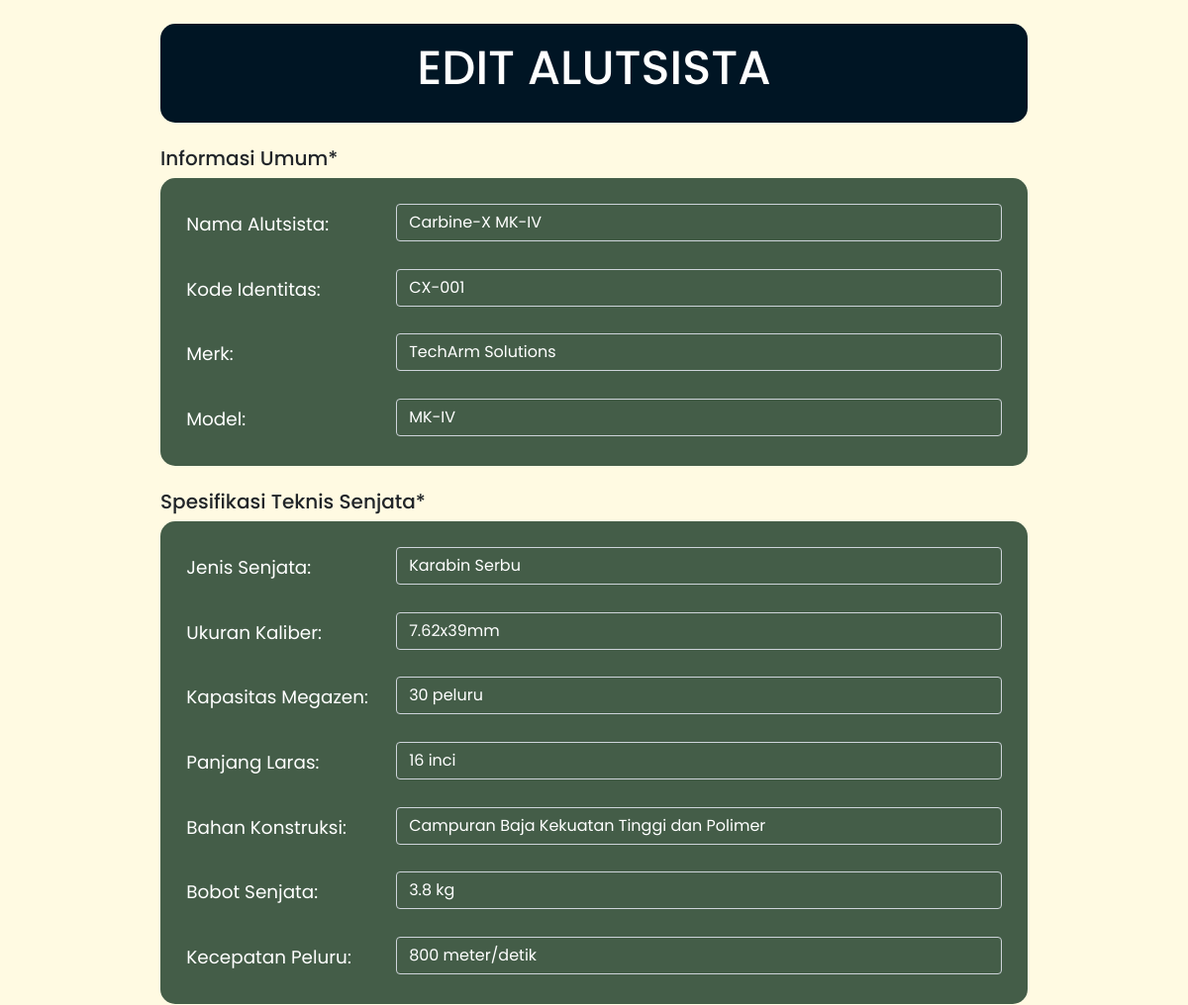
Page /edit/edit_senjata.php?kode=CX-001 (upper part) on the earlier database version.
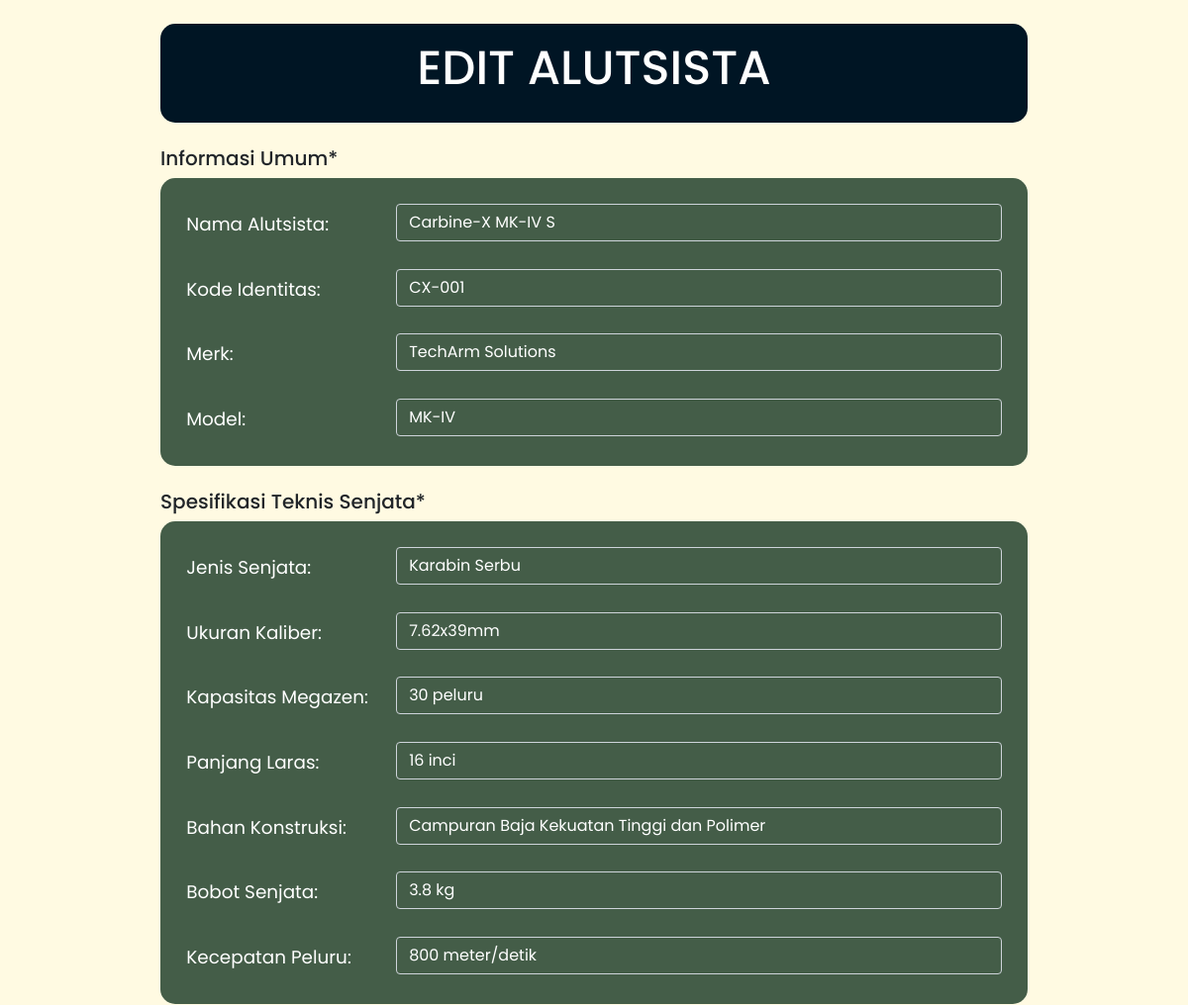
Same page on the later database version.
### tables this page shows
CREATE TABLE `tb_senjata` (
  `nama` varchar(255) NOT NULL,
  `kode` varchar(255) NOT NULL,
  `merk` varchar(255) NOT NULL,
  `model` varchar(255) NOT NULL,
  `jenis` varchar(255) NOT NULL,
  `kaliber` varchar(255) NOT NULL,
  `kapasitas` varchar(255) NOT NULL,
  `panjang` varchar(255) NOT NULL,
  `bahan` varchar(255) NOT NULL,
  `bobot` varchar(255) NOT NULL,
  `kecepatan` varchar(255) NOT NULL,
  `tanggal_pembelian` date NOT NULL,
  `lokasi` varchar(255) NOT NULL,
  `status` varchar(255) NOT NULL,
  `tanggal_perbaikan` date NOT NULL,
  `jenis_perbaikan` varchar(255) NOT NULL,
  `gambar` varchar(255) NOT NULL
);

### edit/edit_senjata.php (the view, shortened to what the changed rows need)
<?php
include("../php/config.php");
if (isset($_GET['kode'])) {
    $kode = $_GET['kode'];
    $qselect_senjata = "SELECT * FROM tb_senjata WHERE kode = ?";
    $stmt = $conn->prepare($qselect_senjata);
    $stmt->bind_param('s', $kode);
    $stmt->execute();
    $result = $stmt->get_result();
    if ($result->num_rows > 0) {
        $data_select_senjata = $result->fetch_assoc();
?>
<!DOCTYPE html>
<html lang="en">
<head>
    <link href="https://cdn.jsdelivr.net/npm/bootstrap@5.1.3/dist/css/bootstrap.min.css" rel="stylesheet"
>
    <link rel="stylesheet" href="https://cdnjs.cloudflare.com/ajax/libs/font-awesome/6.0.0-beta3/css/all.min.css"
>
</head>
<body >
    <div class="container  text-center mt-4 w-75">
        <div class="text-center rec; mt-4" style=" height: 6.25rem; flex-shrink: 0; border-radius: 15px; background: #001524; ">
            <h3 style="color: #ffffff; text-align: center; padding-top: 16px; font-size: 3rem; ">EDIT ALUTSISTA</h3>
        </div>
        <form action ="../update/update_senjata.php" method="POST" enctype="multipart/form-data" class="form-container">
            <div class="mt-4" style="text-align: left;">
                <h5>Informasi Umum*</h5>
                <div class="form mt-2 w-100" >
                    <div class="mb-4 row">
                        <label for="nama3" class="col-sm-3 col-form-label label-style">Nama Alutsista:</label>
                        <div class="col-sm-9">
                            <input type="nama" class="form-control input-style" id="nama3" name="nama" value="<?php echo $data_select_senjata['nama'] ?>">
                        </div>
                    </div>
                    <div class="mb-4 row">
                        <label for="kode3" class="col-sm-3 col-form-label label-style">Kode Identitas:</label>
                        <div class="col-sm-9">
                            <input type="kode" class="form-control input-style" id="kode3" name="kode" value="<?php echo $data_select_senjata['kode'] ?>">
                        </div>
                    </div>
                    <div class="mb-4 row">
                        <label for="merk3" class="col-sm-3 col-form-label label-style">Merk:</label>
                        <div class="col-sm-9">
                            <input type="merk" class="form-control input-style" id="merk3" name="merk" value="<?php echo $data_select_senjata['merk'] ?>">
                        </div>
                    </div>
                    <div class="row">
                        <label for="model3" class="col-sm-3 col-form-label label-style">Model:</label>
                        <div class="col-sm-9">
                            <input type="model" class="form-control input-style" id="model3" name="model" value="<?php echo $data_select_senjata['model'] ?>">
                        </div>
                    </div>
                </div>
            </div>
            <div class="senjata mt-4" style="text-align: left;">
                            <h5>Spesifikasi Teknis Senjata*</h5>
                            <div class="form mt-2 w-100">
                                    <div class="mb-4 row">
                                        <label for="jenis3" class="col-sm-3 col-form-label label-style">Jenis Senjata:</label>
                                        <div class="col-sm-9">
                                            <input type="jenis" class="form-control input-style" id="jenis3" name="jenis" value="<?php echo $data_select_senjata['jenis'] ?>">
                                        </div>
                                    </div>
                                    <div class="mb-4 row">
                                        <label for="ukuran3" class="col-sm-3 col-form-label label-style">Ukuran Kaliber:</label>
                                        <div class="col-sm-9">
                                            <input type="ukuran" class="form-control input-style" id="ukuran3" name="kaliber" value="<?php echo $data_select_senjata['kaliber'] ?>">
                                        </div>
                                    </div>
                                    <div class="mb-4 row">
                                        <label for="kapasitas3" class="col-sm-3 col-form-label label-style">Kapasitas Megazen:</label>
                                        <div class="col-sm-9">
                                            <input type="kapasitas" class="form-control input-style" id="kapasitas3" name="kapasitas" value="<?php echo $data_select_senjata['kapasitas'] ?>">
                                        </div>
                                    </div>
                                    <div class="mb-4 row">
                                        <label for="panjang3" class="col-sm-3 col-form-label label-style">Panjang Laras:</label>
                                        <div class="col-sm-9">
                                            <input type="panjang" class="form-control input-style" id="panjang3" name="panjang" value="<?php echo $data_select_senjata['panjang'] ?>">
                                        </div>
                                    </div>
                                    <div class="mb-4 row">
                                        <label for="bahan3" class="col-sm-3 col-form-label label-style">Bahan Konstruksi:</label>
                                        <div class="col-sm-9">
                                            <input type="bahan" class="form-control input-style" id="bahan3" name="bahan" value="<?php echo $data_select_senjata['bahan'] ?>">
                                        </div>
                                    </div>
                                    <div class="mb-4 row">
                                        <label for="bobot3" class="col-sm-3 col-form-label label-style">Bobot Senjata:</label>
                                        <div class="col-sm-9">
                                            <input type="bobot" class="form-control input-style" id="bobot3" name="bobot" value="<?php echo $data_select_senjata['bobot'] ?>">
                                        </div>
                                    </div>
                                    <div class="row">
                                        <label for="kecepatan3" class="col-sm-3 col-form-label label-style">Kecepatan Peluru:</label>
                                        <div class="col-sm-9">
                                            <input type="kecepatan" class="form-control input-style" id="kecepatan3" name="kecepatan" value="<?php echo $data_select_senjata['kecepatan'] ?>">
                                        </div>
                                    </div>
                            </div>
                        </div>
     </form>
    </div>
</body>
</html>
<?php
    } else {
        echo "Item not found";
    }
} else {
    echo "Invalid request";
}
?>

Differences in the rows shown:
changed tb_senjata "CX-001": nama "Carbine-X MK-IV" → "Carbine-X MK-IV S"
